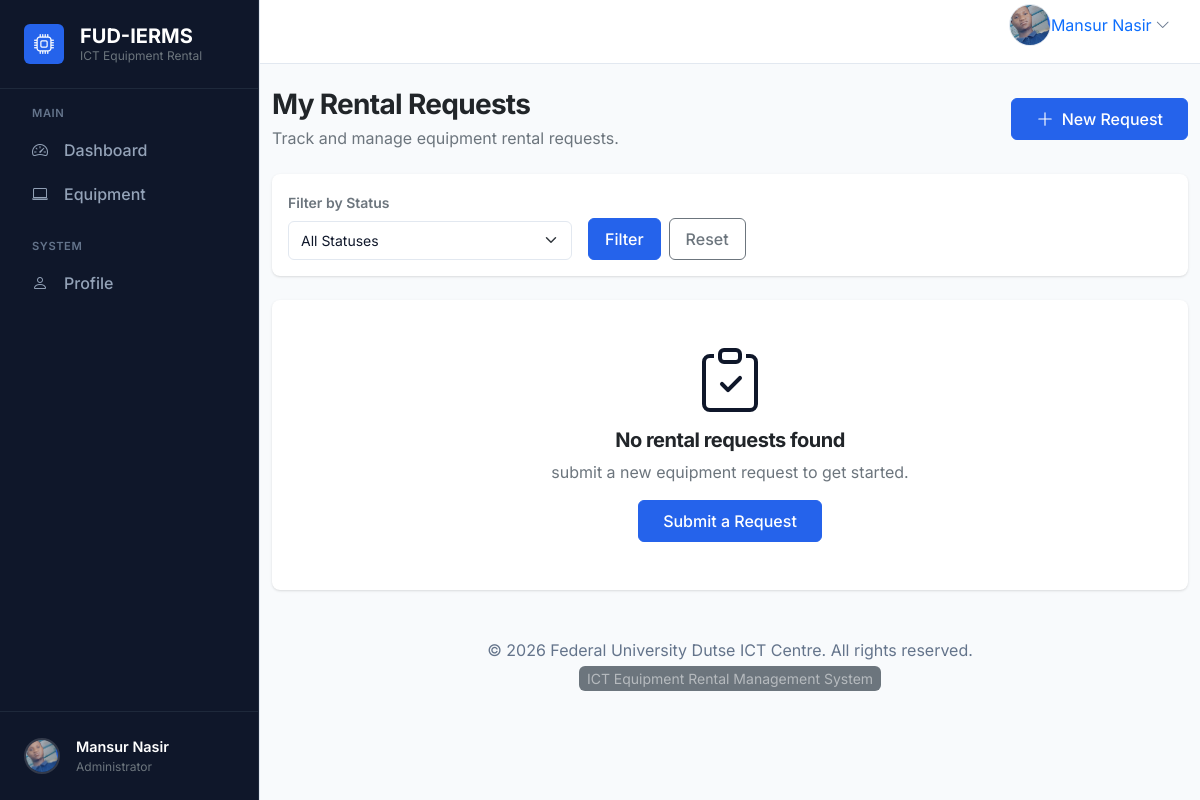
The app's page /rentals/ (signed in), older data.
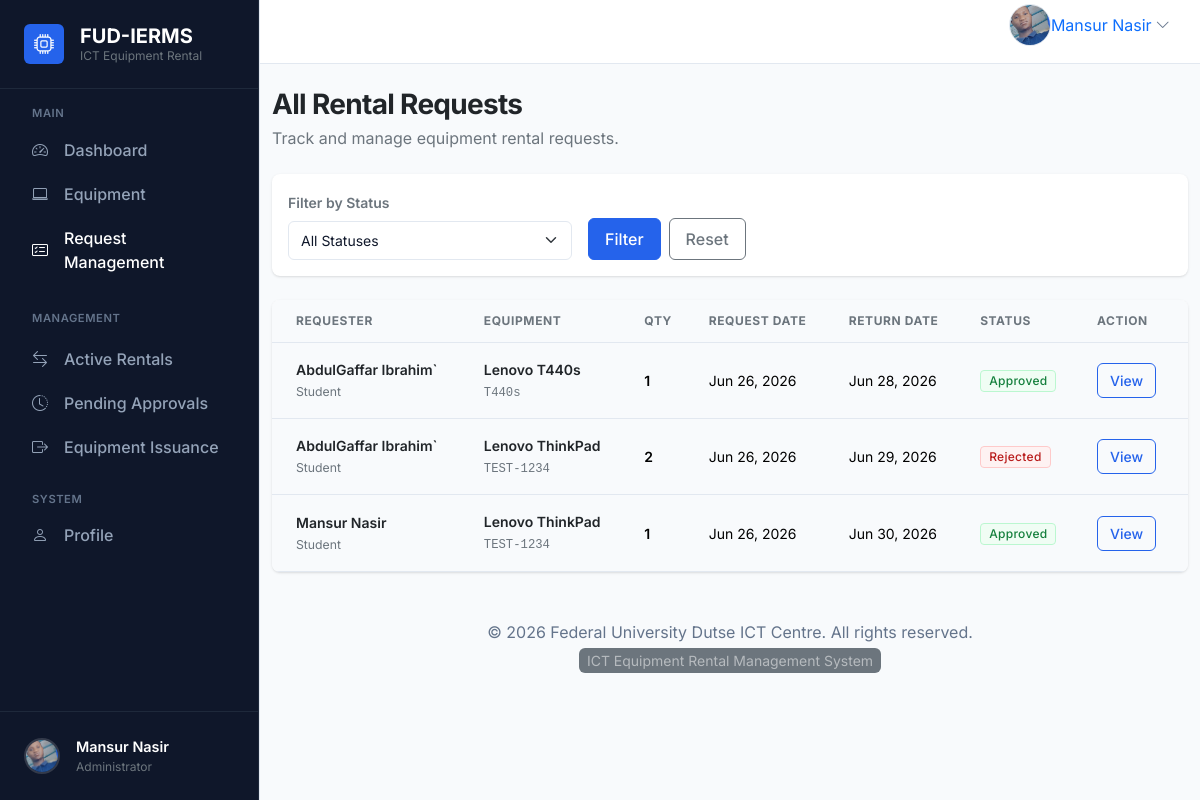
The same page, newer data.
### rentals/models.py (models this page shows, shortened)
class RentalRequest(models.Model):
    class Status(models.TextChoices):
        PENDING = "PENDING", "Pending"
        APPROVED = "APPROVED", "Approved"
        REJECTED = "REJECTED", "Rejected"
    requester = models.ForeignKey(
        settings.AUTH_USER_MODEL,
        on_delete=models.CASCADE,
        related_name="rental_requests",
    )
    equipment = models.ForeignKey(
        Equipment,
        on_delete=models.CASCADE,
        related_name="rental_requests",
    )
    quantity = models.PositiveIntegerField(default=1)
    purpose = models.TextField()
    request_date = models.DateField()
    expected_return_date = models.DateField()
    status = models.CharField(
        max_length=20,
        choices=Status.choices,
        default=Status.PENDING,
        db_index=True,
    )
    remarks = models.TextField(blank=True)
    approved_date = models.DateField(null=True, blank=True, db_index=True)
    created_at = models.DateTimeField(auto_now_add=True)
    updated_at = models.DateTimeField(auto_now=True)
    class Meta:
        ordering = ["-created_at"]
        indexes = [
            models.Index(fields=["status"]),
            models.Index(fields=["requester"]),
            models.Index(fields=["equipment"]),
            models.Index(fields=["request_date"]),
        ]

### accounts/models.py (models this page shows, shortened)
class User(AbstractUser):
    objects = CustomUserManager()
    class Role(models.TextChoices):
        ADMIN = "ADMIN", "Admin"
        STUDENT = "STUDENT", "Student"
        STAFF = "STAFF", "Staff"
    role = models.CharField(
        max_length=20,
        choices=Role.choices,
        default=Role.STUDENT,
        db_index=True,
    )
    phone = models.CharField(max_length=20, blank=True, db_index=True)
    faculty = models.CharField(max_length=255, blank=True, db_index=True)
    department = models.CharField(max_length=255, blank=True, db_index=True)
    profile_image = models.ImageField(
        upload_to="profile_images/",
        blank=True,
        null=True,
    )
    created_at = models.DateTimeField(auto_now_add=True)
    updated_at = models.DateTimeField(auto_now=True)
    class Meta:
        verbose_name = "User"
        verbose_name_plural = "Users"
        ordering = ["-created_at"]
        indexes = [
            models.Index(fields=["role"]),
            models.Index(fields=["phone"]),
            models.Index(fields=["faculty"]),
            models.Index(fields=["department"]),
        ]

### equipment/models.py (models this page shows, shortened)
class Equipment(models.Model):
    class Category(models.TextChoices):
        LAPTOP = "LAPTOP", "Laptop"
        PROJECTOR = "PROJECTOR", "Projector"
        PRINTER = "PRINTER", "Printer"
        SCANNER = "SCANNER", "Scanner"
        CAMERA = "CAMERA", "Camera"
        NETWORKING = "NETWORKING", "Networking Device"
    class Status(models.TextChoices):
        AVAILABLE = "AVAILABLE", "Available"
        UNAVAILABLE = "UNAVAILABLE", "Unavailable"
        MAINTENANCE = "MAINTENANCE", "Maintenance"
    class Condition(models.TextChoices):
        EXCELLENT = "EXCELLENT", "Excellent"
        GOOD = "GOOD", "Good"
        FAIR = "FAIR", "Fair"
        DAMAGED = "DAMAGED", "Damaged"
    name = models.CharField(max_length=255)
    category = models.CharField(
        max_length=50,
        choices=Category.choices,
        default=Category.LAPTOP,
        db_index=True,
    )
    description = models.TextField(blank=True)
    serial_number = models.CharField(max_length=100, unique=True)
    quantity = models.PositiveIntegerField(default=1)
    available_quantity = models.PositiveIntegerField(default=1)
    condition = models.CharField(
        max_length=50,
        choices=Condition.choices,
        default=Condition.EXCELLENT,
    )
    image = models.ImageField(
        upload_to="equipment_images/",
        blank=True,
        null=True,
    )
    status = models.CharField(
        max_length=50,
        choices=Status.choices,
        default=Status.AVAILABLE,
        db_index=True,
    )
    created_at = models.DateTimeField(auto_now_add=True)
    updated_at = models.DateTimeField(auto_now=True)
    class Meta:
        ordering = ["name"]
        indexes = [
            models.Index(fields=["category"]),
            models.Index(fields=["status"]),
        ]

### rentals/views.py (the view)
# urls.py: path("", views.RentalRequestListView.as_view(), name="list"),
class RentalRequestListView(LoginRequiredMixin, ListView):
    model = RentalRequest
    template_name = "rentals/request_list.html"
    context_object_name = "requests"
    paginate_by = 8
    def get_queryset(self):
        qs = super().get_queryset().select_related("requester", "equipment")
        user = self.request.user
        if user.role != User.Role.ADMIN:
            qs = qs.filter(requester=user)
        status = self.request.GET.get("status")
        if status:
            qs = qs.filter(status=status)
        return qs
    def get_context_data(self, **kwargs):
        context = super().get_context_data(**kwargs)
        context["statuses"] = RentalRequest.Status.choices
        get_copy = self.request.GET.copy()
        if "page" in get_copy:
            del get_copy["page"]
        context["query_params"] = get_copy.urlencode()
        return context

### accounts/context_processors.py (called while the page is built)
def branding(request: Any) -> dict[str, str]:
    return {
        "system_name": getattr(settings, "SYSTEM_NAME", "ICT Equipment Rental Management System"),
        "short_system_name": getattr(settings, "SHORT_SYSTEM_NAME", "FUD EquipTrack"),
        "organization_name": getattr(settings, "ORGANIZATION_NAME", "Federal University Dutse ICT Centre"),
        "system_description": getattr(
            settings,
            "SYSTEM_DESCRIPTION",
            "A secure platform for requesting, issuing, tracking, and managing ICT equipment.",
        ),
        "copyright_text": getattr(
            settings,
            "COPYRIGHT_TEXT",
            "© 2026 Federal University Dutse ICT Centre",
        ),
    }

### templates/rentals/request_list.html (shortened to what the changed rows need)
{% extends "base.html" %}
{% block content %}
<div class="d-flex flex-column flex-md-row justify-content-between align-items-start align-items-md-center mb-4 gap-3">
  <div>
    <h1 class="h3 fw-bold text-dark mb-1">
      {% if request.user.role == 'ADMIN' %}All Rental Requests{% else %}My Rental Requests{% endif %}
    </h1>
    <p class="text-secondary mb-0">Track and manage equipment rental requests.</p>
  </div>
  {% if request.user.role == 'STUDENT' or request.user.role == 'STAFF' %}
    <a class="btn btn-primary px-4 py-2 d-flex align-items-center gap-2" href="{% url 'rentals:create' %}">
      <svg xmlns="http://www.w3.org/2000/svg" width="18" height="18" fill="currentColor" class="bi bi-plus-lg" viewBox="0 0 16 16">
        <path fill-rule="evenodd" d="M8 2a.5.5 0 0 1 .5.5v5h5a.5.5 0 0 1 0 1h-5v5a.5.5 0 0 1-1 0v-5h-5a.5.5 0 0 1 0-1h5v-5A.5.5 0 0 1 8 2"/>
      </svg>
      New Request
    </a>
  {% endif %}
</div>
{% if requests %}
  <div class="card border-0 shadow-sm overflow-hidden">
    <div class="table-responsive">
      <table class="table table-hover align-middle mb-0">
        <thead class="bg-light">
          <tr>
            {% if request.user.role == 'ADMIN' %}
              <th class="text-secondary small fw-bold ps-4">Requester</th>
            {% endif %}
            <th class="text-secondary small fw-bold {% if request.user.role != 'ADMIN' %}ps-4{% endif %}">Equipment</th>
            <th class="text-secondary small fw-bold">Qty</th>
            <th class="text-secondary small fw-bold">Request Date</th>
            <th class="text-secondary small fw-bold">Return Date</th>
            <th class="text-secondary small fw-bold">Status</th>
            <th class="text-secondary small fw-bold pe-4">Action</th>
          </tr>
        </thead>
        <tbody>
          {% for req in requests %}
            <tr>
              {% if request.user.role == 'ADMIN' %}
                <td class="ps-4">
                  <div class="fw-semibold text-dark">{{ req.requester.get_full_name|default:req.requester.username }}</div>
                  <small class="text-secondary">{{ req.requester.get_role_display }}</small>
                </td>
              {% endif %}
              <td class="{% if request.user.role != 'ADMIN' %}ps-4{% endif %}">
                <div class="fw-semibold text-dark">{{ req.equipment.name }}</div>
                <small class="text-secondary font-monospace">{{ req.equipment.serial_number }}</small>
              </td>
              <td><span class="fw-semibold">{{ req.quantity }}</span></td>
              <td>{{ req.request_date|date:"M d, Y" }}</td>
              <td>{{ req.expected_return_date|date:"M d, Y" }}</td>
              <td>
                {% if req.status == 'PENDING' %}
                  <span class="badge bg-warning-subtle text-warning border border-warning-subtle">Pending</span>
                {% elif req.status == 'APPROVED' %}
                  <span class="badge bg-success-subtle text-success border border-success-subtle">Approved</span>
                {% else %}
                  <span class="badge bg-danger-subtle text-danger border border-danger-subtle">Rejected</span>
                {% endif %}
              </td>
              <td class="pe-4">
                <a href="{% url 'rentals:detail' req.pk %}" class="btn btn-sm btn-outline-primary">View</a>
              </td>
            </tr>
          {% endfor %}
        </tbody>
      </table>
    </div>
  </div>
{% else %}
  <div class="card border-0 shadow-sm">
    <div class="card-body text-center py-5">
      <h5 class="fw-bold text-dark mb-2">No rental requests found</h5>
      <p class="text-secondary mb-3">
        {% if request.GET.status %}Adjust your filter or {% endif %}submit a new equipment request to get started.
      </p>
      {% if request.user.role == 'STUDENT' or request.user.role == 'STAFF' %}
        <a href="{% url 'rentals:create' %}" class="btn btn-primary px-4">Submit a Request</a>
      {% endif %}
    </div>
  </div>
{% endif %}
{% endblock content %}

### templates/partials/sidebar.html (shortened to what the changed rows need)
{% load static %}
{% with current_path=request.path %}
<div class="d-flex flex-column h-100 bg-sidebar" style="background-color: var(--sidebar-bg); border-right: 1px solid #1e293b;">
  <div class="flex-grow-1 overflow-auto py-3">
    <div class="px-3">
      <nav class="nav flex-column gap-1">
        {% if user.is_authenticated %}
          <a class="nav-link px-3 py-2 rounded d-flex align-items-center gap-3 text-white {% if 'admin-dashboard' in current_path or 'student-dashboard' in current_path or 'staff-dashboard' in current_path %}active bg-primary{% endif %}"
             href="{% url 'accounts:dashboard' %}"
             style="{% if 'admin-dashboard' not in current_path and 'student-dashboard' not in current_path and 'staff-dashboard' not in current_path %}color: #94A3B8 !important;{% endif %} font-weight: 500;">
            <i class="bi bi-speedometer2"></i>
            <span>Dashboard</span>
          </a>
        {% endif %}
        <a class="nav-link px-3 py-2 rounded d-flex align-items-center gap-3 text-white {% if 'equipment' in current_path %}active bg-primary{% endif %}"
           href="{% url 'equipment:list' %}"
           style="{% if 'equipment' not in current_path %}color: #94A3B8 !important;{% endif %} font-weight: 500;">
          <i class="bi bi-laptop"></i>
          <span>Equipment</span>
        </a>
        {% if user.is_authenticated %}
          {% if user.role|upper == 'ADMIN' %}
            <a class="nav-link px-3 py-2 rounded d-flex align-items-center gap-3 text-white {% if 'admin_request_management' in current_path %}active bg-primary{% endif %}"
               href="{% url 'rentals:admin_request_management' %}"
               style="{% if 'rentals' not in current_path or 'pending' in current_path %}color: #94A3B8 !important;{% endif %} font-weight: 500;">
              <i class="bi bi-card-checklist"></i>
              <span>Request Management</span>
            </a>
            <div class="mt-4 mb-2 text-uppercase text-secondary fw-semibold px-3" style="font-size: 0.7rem; letter-spacing: 0.05em; color: #64748B !important;">Management</div>
            <a class="nav-link px-3 py-2 rounded d-flex align-items-center gap-3 text-white {% if 'rentals/active/' in current_path or 'active_rentals' in current_path %}active bg-primary{% endif %}"
               href="{% url 'rentals:active_rentals' %}"
               style="{% if 'rentals/active/' not in current_path and 'active_rentals' not in current_path %}color: #94A3B8 !important;{% endif %} font-weight: 500;">
              <i class="bi bi-arrow-left-right"></i>
              <span>Active Rentals</span>
            </a>
            <a class="nav-link px-3 py-2 rounded d-flex align-items-center gap-3 text-white {% if 'rentals/pending' in current_path %}active bg-primary{% endif %}"
               href="{% url 'rentals:pending_list' %}"
               style="{% if 'rentals/pending' not in current_path %}color: #94A3B8 !important;{% endif %} font-weight: 500;">
              <i class="bi bi-clock-history"></i>
              <span>Pending Approvals</span>
            </a>
            <a class="nav-link px-3 py-2 rounded d-flex align-items-center gap-3 text-white {% if 'rentals/issuance' in current_path %}active bg-primary{% endif %}"
               href="{% url 'rentals:issuance_list' %}"
               style="{% if 'rentals/issuance' not in current_path %}color: #94A3B8 !important;{% endif %} font-weight: 500;">
              <i class="bi bi-box-arrow-right"></i>
              <span>Equipment Issuance</span>
            </a>
          {% endif %}
        {% endif %}
      </nav>
    </div>
  </div>
</div>
{% endwith %}

Row changes from the older to the newer data that the page shows:
changed User "Mansur Nasir": role "STUDENT" → "ADMIN" (drawn)
added RentalRequest: requester.get_full_name "AbdulGaffar Ibrahim`", requester.role "Student", equipment.name "Lenovo T440s", equipment.serial_number "T440s", quantity "1", request_date "Jun 26, 2026", expected_return_date "Jun 28, 2026", status "Approved"
added RentalRequest: requester.get_full_name "AbdulGaffar Ibrahim`", requester.role "Student", equipment.name "Lenovo ThinkPad", equipment.serial_number "TEST-1234", quantity "2", request_date "Jun 26, 2026", expected_return_date "Jun 29, 2026", status "Rejected"
added RentalRequest: requester.get_full_name "Mansur Nasir", requester.role "Student", equipment.name "Lenovo ThinkPad", equipment.serial_number "TEST-1234", quantity "1", request_date "Jun 26, 2026", expected_return_date "Jun 30, 2026", status "Approved"
Text that changed along with them:
text no longer shown: "My Rental Requests New Request No rental requests found submit a new equipment request to get started. Submit a Request"
text now shown: "Request Management MANAGEMENT Active Rentals Pending Approvals Equipment Issuance All Rental Requests REQUESTER EQUIPMENT QTY REQUEST DATE RETURN DATE STATUS ACTION"
